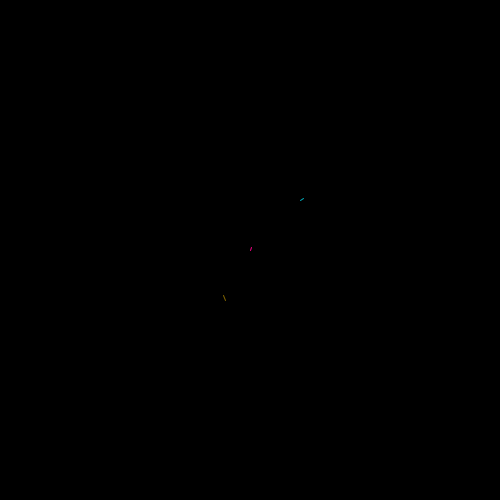
Frame 1 (no input)
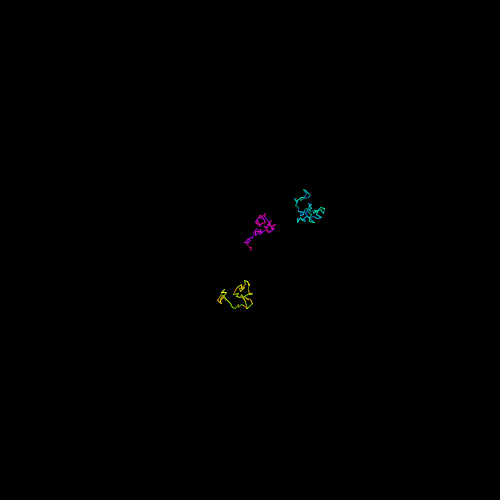
Frame 60 (the mouse pressed at the canvas centre just before this capture)
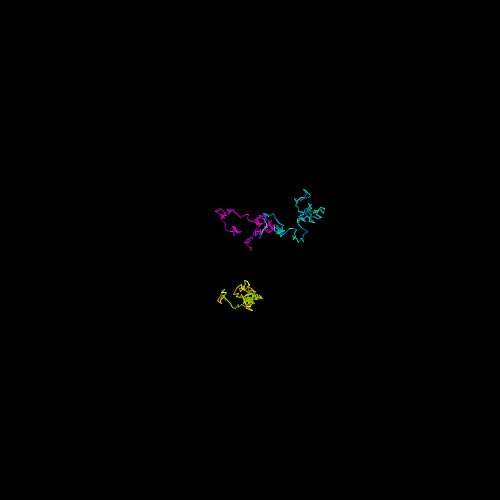
Frame 120 (the mouse held since frame 60 and released just before this capture)

The Processing sketch that drew these frames (run headless with seeded random() and noise(); from frame 60 on, the mouse is pressed at the canvas centre):

// Processing sketch: m5moveBrownian
// ── m5moveBrownian.pde
// brownian movement
// Doug Young Suh
// Oct. 28, 2019
brown b1,b2,b3;
void setup() {
  size(500, 500);
  background(0);
  b1 = new brown(width/2,height/2,1);
  b2 = new brown(width/10*6.0,height/10*4.0,2);
  b3 = new brown(width/10*4.5,height/10*6.0,3);  
}
void draw() {
  b1.newmove();
  b2.newmove();
  b3.newmove();
}

// ── brown.pde
class brown {
  brown() {
  };
  brown(float xx, float yy, int ii) {
    px = xx;
    py = yy;
    option = ii;
  }

  float x, y, px, py;
  int option;
  color c1, c2;
  void newmove() {
    x = px + random(-5, 5);
    y = py + random(-5, 5);
    switch(option) {
    case 1:
      c2 = color(random(100, 255), 0, random(100, 255));
      break;
    case 2:
      c2 = color(0,random(100, 255), random(100, 255));
      break;
    case 3:
      c2 = color(random(100, 255), random(100, 255),0);
      break;
    }
    stroke(c2);
    line(px, py, x, y);
    px = x; 
    py = y;
  }
}
